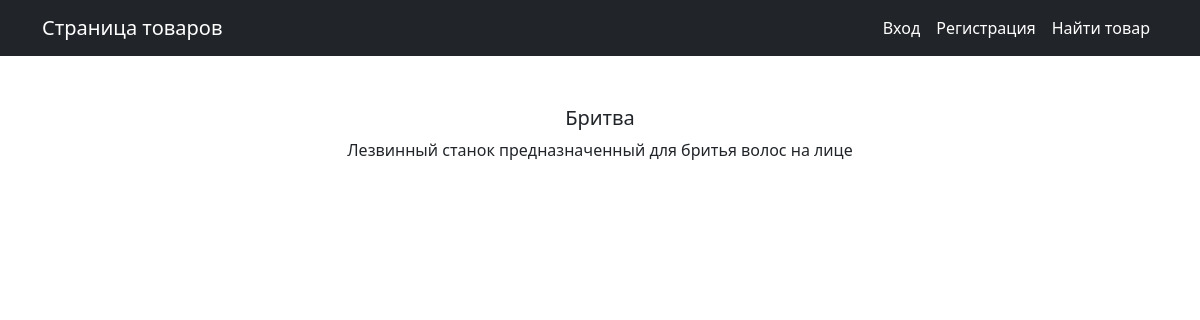
Page /8 on the committed database.
### product/models.py (models this page shows, shortened)
class Product(models.Model):
    name = models.CharField(
        max_length=50,
        unique=True,  # названия товаров не должны повторяться
    )
    description = models.TextField()
    quantity = models.IntegerField(
        validators=[MinValueValidator(0)],
    )
    category = models.ForeignKey(
        to='Category',
        on_delete=models.CASCADE,
        related_name='products',  # все продукты в категории будут доступны через поле products
    )
    price = models.FloatField(
        validators=[MinValueValidator(0.0)],
    )

### product/views.py (the view)
# urls.py: path('<int:pk>', ProductDetail.as_view(), name='product_detail'),
class ProductDetail(DetailView):
    model = Product
    template_name = 'product.html'
    context_object_name = 'product'

### templates/product.html (shortened to what this page needs)
{% extends 'flatpages/default.html' %}
{% block content %}
<div style="padding: 25px;">
<h5>{{ product.name }}</h5>
<p>{{ product.description }}</p>
</div>
{% endblock content %}

### rows in the picture
Product: name "Бритва", description "Лезвинный станок предназначенный для бритья волос на лице"
